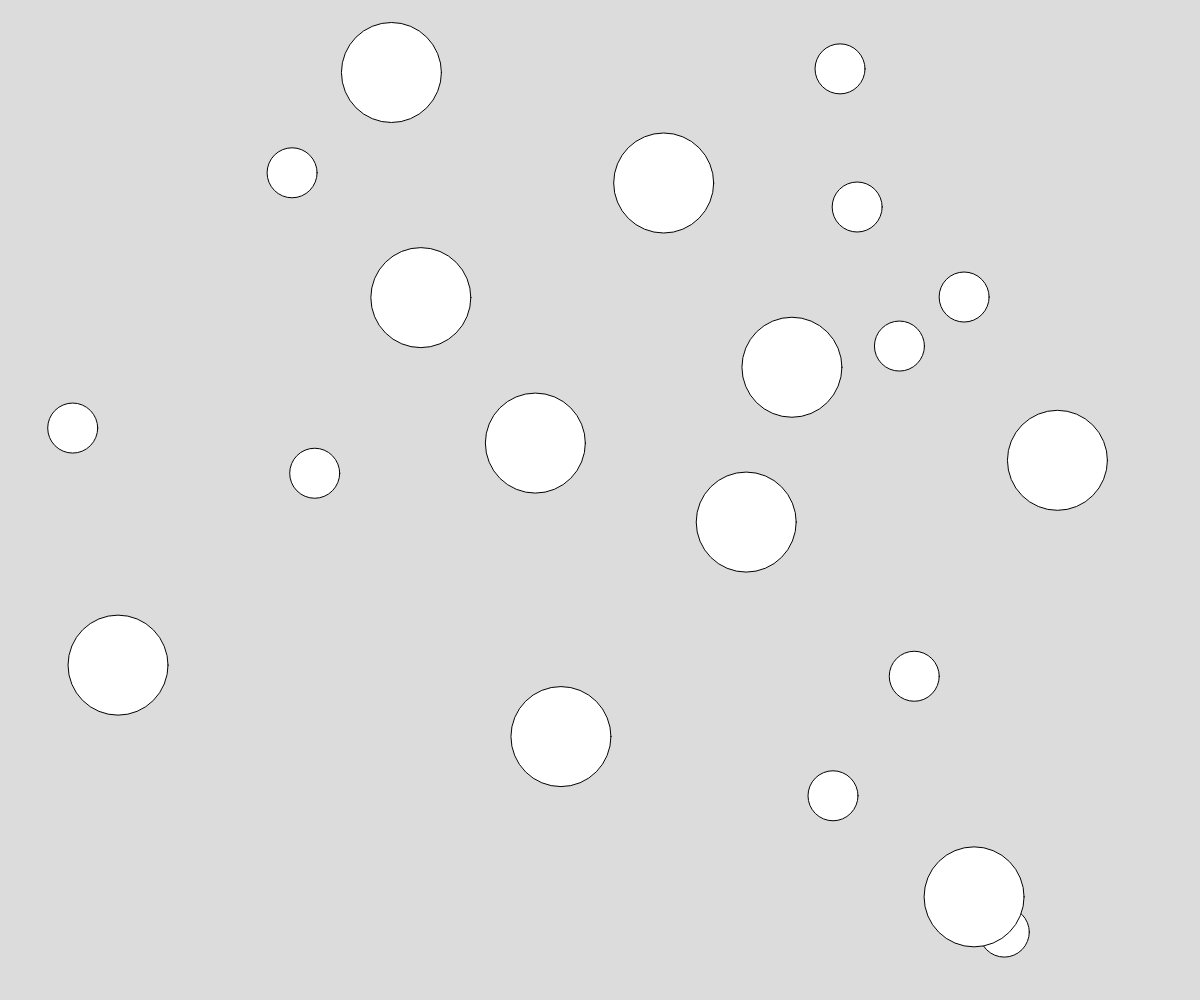
Frame 1 (no input)
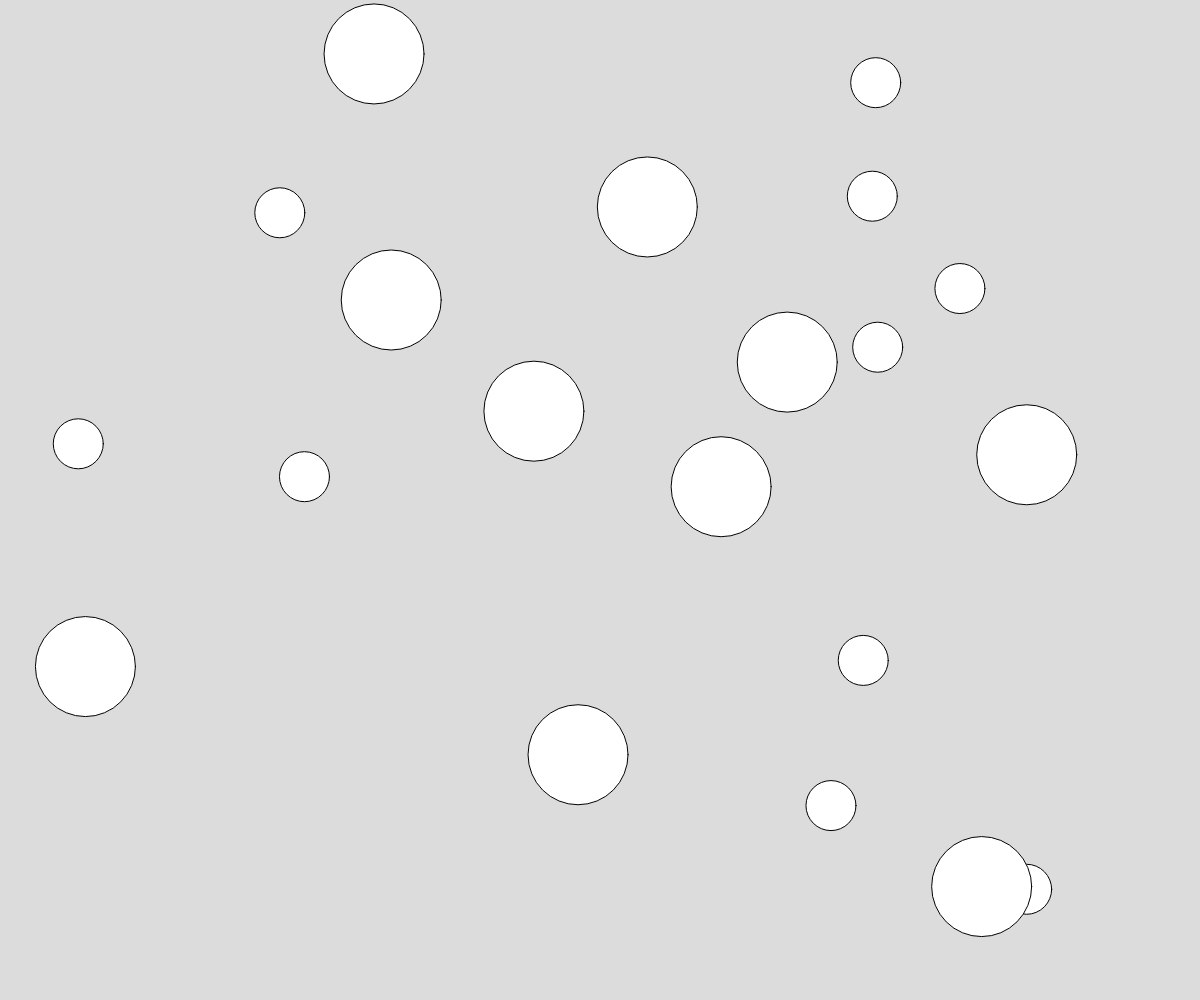
Frame 60 (no input)
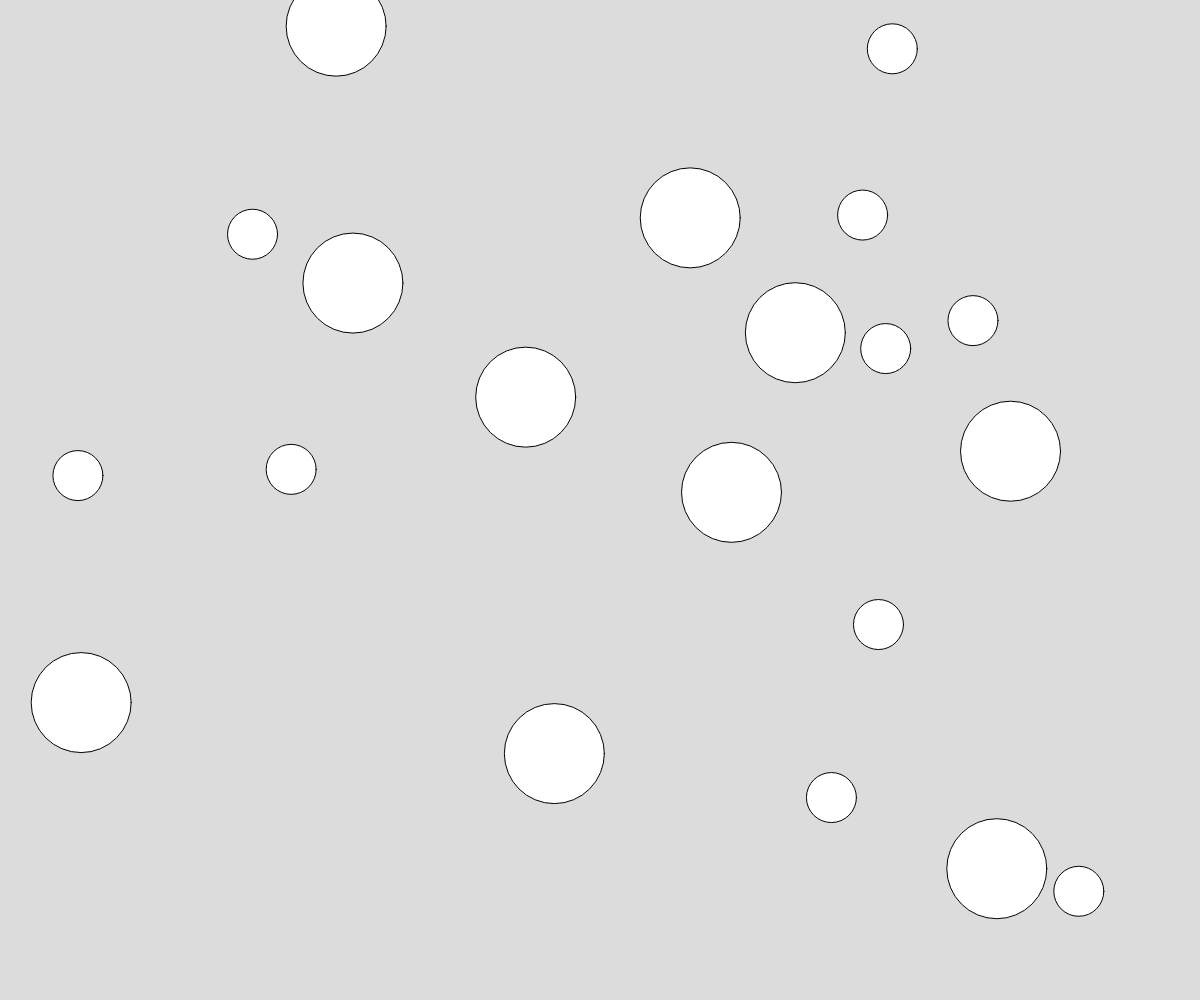
Frame 120 (the mouse pressed at the canvas centre since frame 60)

The p5.js sketch that drew these frames (run headless with seeded random() and noise() and a simulated clock; from frame 60 on, the mouse is pressed at the canvas centre):

// p5.js sketch
// ── sketch.js
let create = [];
let create1 = [];
function setup() {
  createCanvas(windowWidth, windowHeight);
  for(let i = 0; i < 10; i++) {
    var x = 100;
    var y = 100;
    var z = 50;
    create[i] = new creator(x, y, z);
  }
  for(let j = 0; j < 10; j++) {
    var a = 100;
    var b = 100;
    var c = 100;
    create1[j] = new creator1(a, b, c);
  }
}

function draw() {
  background(220);
  for(let i = 0; i < create.length; i++) {
    create[i].show();
  }
  for(let j = 0; j < create1.length; j++) {
    create1[j].circle();
  }
}
class creator {
  constructor(x, y, z) {
    this.x = random(width);
    this.y = random(height);
    this.z = z;
  }
  show() {
    ellipse(this.x, this.y, this.z);
    this.x = this.x + random(-5, 5);
    this.y = this.y + random(-5, 5);
  }
}
class creator1 {
  constructor(a, b, c) {
    this.a = random(width);
    this.b = random(height); 
    this.c = c;
  }
  circle() {
    ellipse(this.a, this.b, this.c);
    this.a = this.a + random(-5, 5);
    this.b = this.b + random(-5, 5);
  }
}
